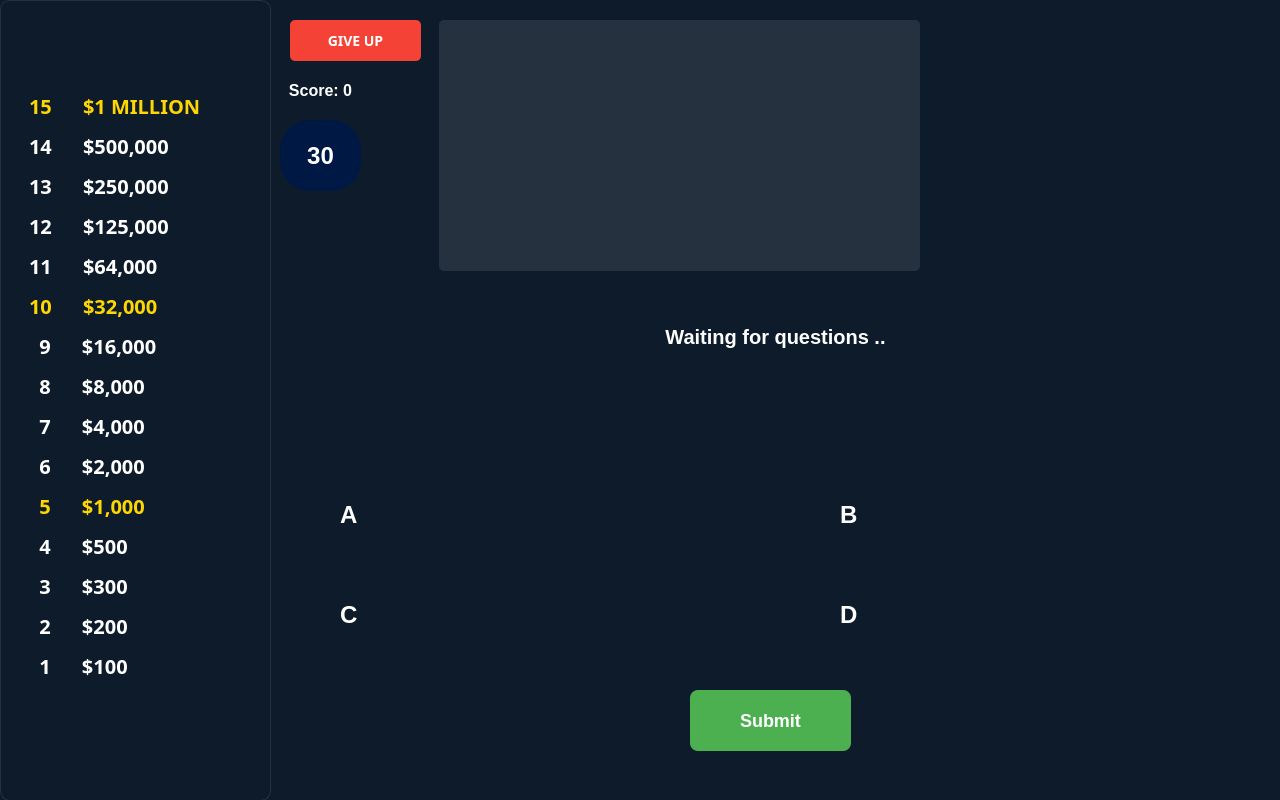
<?xml version="1.0" encoding="UTF-8"?>
<ui version="4.0">
 <class>GameScreen</class>
 <widget class="QWidget" name="GameScreen">
  <property name="geometry">
   <rect>
    <x>0</x>
    <y>0</y>
    <width>1280</width>
    <height>800</height>
   </rect>
  </property>
  <property name="minimumSize">
   <size>
    <width>1280</width>
    <height>800</height>
   </size>
  </property>
  <property name="windowTitle">
   <string>Form</string>
  </property>
  <property name="styleSheet">
   <string notr="true">  background-color: #0D1B2A;</string>
  </property>
  <widget class="QLabel" name="prizeLabel15">
   <property name="geometry">
    <rect>
     <x>20</x>
     <y>90</y>
     <width>241</width>
     <height>31</height>
    </rect>
   </property>
   <property name="font">
    <font>
     <family>Copperplate Gothic</family>
     <pointsize>-1</pointsize>
     <bold>true</bold>
    </font>
   </property>
   <property name="styleSheet">
    <string notr="true">     color: #FFD700;
     font-size: 20px;
     padding: 3px;
     font-weight: bold;
	background: transparent;</string>
   </property>
   <property name="text">
    <string>15      $1 MILLION</string>
   </property>
   <property name="alignment">
    <set>Qt::AlignmentFlag::AlignLeading|Qt::AlignmentFlag::AlignLeft|Qt::AlignmentFlag::AlignVCenter</set>
   </property>
  </widget>
  <widget class="QLabel" name="prizeLabel14">
   <property name="geometry">
    <rect>
     <x>20</x>
     <y>130</y>
     <width>241</width>
     <height>31</height>
    </rect>
   </property>
   <property name="font">
    <font>
     <family>Copperplate Gothic</family>
     <pointsize>-1</pointsize>
     <bold>true</bold>
    </font>
   </property>
   <property name="styleSheet">
    <string notr="true">     color: white;
     font-size: 20px;
     padding: 3px;
 background:transparent;
</string>
   </property>
   <property name="text">
    <string>14      $500,000</string>
   </property>
   <property name="alignment">
    <set>Qt::AlignmentFlag::AlignLeading|Qt::AlignmentFlag::AlignLeft|Qt::AlignmentFlag::AlignVCenter</set>
   </property>
  </widget>
  <widget class="QLabel" name="prizeLabel13">
   <property name="geometry">
    <rect>
     <x>20</x>
     <y>170</y>
     <width>241</width>
     <height>31</height>
    </rect>
   </property>
   <property name="font">
    <font>
     <family>Copperplate Gothic</family>
     <pointsize>-1</pointsize>
     <bold>true</bold>
    </font>
   </property>
   <property name="styleSheet">
    <string notr="true">     color: white;
     font-size: 20px;
     padding: 3px;
 background:transparent;
</string>
   </property>
   <property name="text">
    <string>13      $250,000</string>
   </property>
   <property name="alignment">
    <set>Qt::AlignmentFlag::AlignLeading|Qt::AlignmentFlag::AlignLeft|Qt::AlignmentFlag::AlignVCenter</set>
   </property>
  </widget>
  <widget class="QLabel" name="prizeLabel10">
   <property name="geometry">
    <rect>
     <x>20</x>
     <y>290</y>
     <width>241</width>
     <height>31</height>
    </rect>
   </property>
   <property name="font">
    <font>
     <family>Copperplate Gothic</family>
     <pointsize>-1</pointsize>
     <bold>true</bold>
    </font>
   </property>
   <property name="styleSheet">
    <string notr="true">     color: #FFD700;
     font-size: 20px;
     padding: 3px;
     font-weight: bold;
	background: transparent;</string>
   </property>
   <property name="text">
    <string>10      $32,000</string>
   </property>
   <property name="alignment">
    <set>Qt::AlignmentFlag::AlignLeading|Qt::AlignmentFlag::AlignLeft|Qt::AlignmentFlag::AlignVCenter</set>
   </property>
  </widget>
  <widget class="QLabel" name="prizeLabel12">
   <property name="geometry">
    <rect>
     <x>20</x>
     <y>210</y>
     <width>241</width>
     <height>31</height>
    </rect>
   </property>
   <property name="font">
    <font>
     <family>Copperplate Gothic</family>
     <pointsize>-1</pointsize>
     <bold>true</bold>
    </font>
   </property>
   <property name="styleSheet">
    <string notr="true">     color: white;
     font-size: 20px;
     padding: 3px;
 background:transparent;
</string>
   </property>
   <property name="text">
    <string>12      $125,000</string>
   </property>
   <property name="alignment">
    <set>Qt::AlignmentFlag::AlignLeading|Qt::AlignmentFlag::AlignLeft|Qt::AlignmentFlag::AlignVCenter</set>
   </property>
  </widget>
  <widget class="QLabel" name="prizeLabel11">
   <property name="geometry">
    <rect>
     <x>20</x>
     <y>250</y>
     <width>241</width>
     <height>31</height>
    </rect>
   </property>
   <property name="font">
    <font>
     <family>Copperplate Gothic</family>
     <pointsize>-1</pointsize>
     <bold>true</bold>
    </font>
   </property>
   <property name="styleSheet">
    <string notr="true">     color: white;
     font-size: 20px;
     padding: 3px;
 background:transparent;
</string>
   </property>
   <property name="text">
    <string>11      $64,000</string>
   </property>
   <property name="alignment">
    <set>Qt::AlignmentFlag::AlignLeading|Qt::AlignmentFlag::AlignLeft|Qt::AlignmentFlag::AlignVCenter</set>
   </property>
  </widget>
  <widget class="QLabel" name="prizeLabel6">
   <property name="geometry">
    <rect>
     <x>20</x>
     <y>450</y>
     <width>241</width>
     <height>31</height>
    </rect>
   </property>
   <property name="font">
    <font>
     <family>Copperplate Gothic</family>
     <pointsize>-1</pointsize>
     <bold>true</bold>
    </font>
   </property>
   <property name="styleSheet">
    <string notr="true">     color: white;
     font-size: 20px;
     padding: 3px;
 background:transparent;
</string>
   </property>
   <property name="text">
    <string>  6      $2,000</string>
   </property>
   <property name="alignment">
    <set>Qt::AlignmentFlag::AlignLeading|Qt::AlignmentFlag::AlignLeft|Qt::AlignmentFlag::AlignVCenter</set>
   </property>
  </widget>
  <widget class="QLabel" name="prizeLabel5">
   <property name="geometry">
    <rect>
     <x>20</x>
     <y>490</y>
     <width>241</width>
     <height>31</height>
    </rect>
   </property>
   <property name="font">
    <font>
     <family>Copperplate Gothic</family>
     <pointsize>-1</pointsize>
     <bold>true</bold>
    </font>
   </property>
   <property name="styleSheet">
    <string notr="true">     color: #FFD700;
     font-size: 20px;
     padding: 3px;
     font-weight: bold;
	background: transparent;</string>
   </property>
   <property name="text">
    <string>  5      $1,000</string>
   </property>
   <property name="alignment">
    <set>Qt::AlignmentFlag::AlignLeading|Qt::AlignmentFlag::AlignLeft|Qt::AlignmentFlag::AlignVCenter</set>
   </property>
  </widget>
  <widget class="QLabel" name="prizeLabel7">
   <property name="geometry">
    <rect>
     <x>20</x>
     <y>410</y>
     <width>241</width>
     <height>31</height>
    </rect>
   </property>
   <property name="font">
    <font>
     <family>Copperplate Gothic</family>
     <pointsize>-1</pointsize>
     <bold>true</bold>
    </font>
   </property>
   <property name="styleSheet">
    <string notr="true">     color: white;
     font-size: 20px;
     padding: 3px;
 background:transparent;
</string>
   </property>
   <property name="text">
    <string>  7      $4,000</string>
   </property>
   <property name="alignment">
    <set>Qt::AlignmentFlag::AlignLeading|Qt::AlignmentFlag::AlignLeft|Qt::AlignmentFlag::AlignVCenter</set>
   </property>
  </widget>
  <widget class="QLabel" name="prizeLabel9">
   <property name="geometry">
    <rect>
     <x>20</x>
     <y>330</y>
     <width>241</width>
     <height>31</height>
    </rect>
   </property>
   <property name="font">
    <font>
     <family>Copperplate Gothic</family>
     <pointsize>-1</pointsize>
     <bold>true</bold>
    </font>
   </property>
   <property name="styleSheet">
    <string notr="true">     color: white;
     font-size: 20px;
     padding: 3px;
 background:transparent;
</string>
   </property>
   <property name="text">
    <string>  9      $16,000</string>
   </property>
   <property name="alignment">
    <set>Qt::AlignmentFlag::AlignLeading|Qt::AlignmentFlag::AlignLeft|Qt::AlignmentFlag::AlignVCenter</set>
   </property>
  </widget>
  <widget class="QLabel" name="prizeLabel4">
   <property name="geometry">
    <rect>
     <x>20</x>
     <y>530</y>
     <width>241</width>
     <height>31</height>
    </rect>
   </property>
   <property name="font">
    <font>
     <family>Copperplate Gothic</family>
     <pointsize>-1</pointsize>
     <bold>true</bold>
    </font>
   </property>
   <property name="styleSheet">
    <string notr="true">     color: white;
     font-size: 20px;
     padding: 3px;
 background:transparent;
</string>
   </property>
   <property name="text">
    <string>  4      $500</string>
   </property>
   <property name="alignment">
    <set>Qt::AlignmentFlag::AlignLeading|Qt::AlignmentFlag::AlignLeft|Qt::AlignmentFlag::AlignVCenter</set>
   </property>
  </widget>
  <widget class="QLabel" name="prizeLabel8">
   <property name="geometry">
    <rect>
     <x>20</x>
     <y>370</y>
     <width>241</width>
     <height>31</height>
    </rect>
   </property>
   <property name="font">
    <font>
     <family>Copperplate Gothic</family>
     <pointsize>-1</pointsize>
     <bold>true</bold>
    </font>
   </property>
   <property name="styleSheet">
    <string notr="true">     color: white;
     font-size: 20px;
     padding: 3px;
 background:transparent;
</string>
   </property>
   <property name="text">
    <string>  8      $8,000</string>
   </property>
   <property name="alignment">
    <set>Qt::AlignmentFlag::AlignLeading|Qt::AlignmentFlag::AlignLeft|Qt::AlignmentFlag::AlignVCenter</set>
   </property>
  </widget>
  <widget class="QLabel" name="prizeLabel2">
   <property name="geometry">
    <rect>
     <x>20</x>
     <y>610</y>
     <width>241</width>
     <height>31</height>
    </rect>
   </property>
   <property name="font">
    <font>
     <family>Copperplate Gothic</family>
     <pointsize>-1</pointsize>
     <bold>true</bold>
    </font>
   </property>
   <property name="styleSheet">
    <string notr="true">     color: white;
     font-size: 20px;
     padding: 3px;
 background:transparent;
</string>
   </property>
   <property name="text">
    <string>  2      $200</string>
   </property>
   <property name="alignment">
    <set>Qt::AlignmentFlag::AlignLeading|Qt::AlignmentFlag::AlignLeft|Qt::AlignmentFlag::AlignVCenter</set>
   </property>
  </widget>
  <widget class="QLabel" name="prizeLabel1">
   <property name="geometry">
    <rect>
     <x>20</x>
     <y>650</y>
     <width>241</width>
     <height>31</height>
    </rect>
   </property>
   <property name="font">
    <font>
     <family>Copperplate Gothic</family>
     <pointsize>-1</pointsize>
     <bold>true</bold>
    </font>
   </property>
   <property name="styleSheet">
    <string notr="true">     color: white;
     font-size: 20px;
     padding: 3px;
 background:transparent;
</string>
   </property>
   <property name="text">
    <string>  1      $100</string>
   </property>
   <property name="alignment">
    <set>Qt::AlignmentFlag::AlignLeading|Qt::AlignmentFlag::AlignLeft|Qt::AlignmentFlag::AlignVCenter</set>
   </property>
  </widget>
  <widget class="QLabel" name="prizeLabel3">
   <property name="geometry">
    <rect>
     <x>20</x>
     <y>570</y>
     <width>241</width>
     <height>31</height>
    </rect>
   </property>
   <property name="font">
    <font>
     <family>Copperplate Gothic</family>
     <pointsize>-1</pointsize>
     <bold>true</bold>
    </font>
   </property>
   <property name="styleSheet">
    <string notr="true">     color: white;
     font-size: 20px;
     padding: 3px;
 background:transparent;
</string>
   </property>
   <property name="text">
    <string>  3      $300</string>
   </property>
   <property name="alignment">
    <set>Qt::AlignmentFlag::AlignLeading|Qt::AlignmentFlag::AlignLeft|Qt::AlignmentFlag::AlignVCenter</set>
   </property>
  </widget>
  <widget class="QPushButton" name="walkAwayButton">
   <property name="geometry">
    <rect>
     <x>290</x>
     <y>20</y>
     <width>131</width>
     <height>41</height>
    </rect>
   </property>
   <property name="font">
    <font>
     <family>Cascadia Code</family>
     <pointsize>-1</pointsize>
     <bold>true</bold>
    </font>
   </property>
   <property name="styleSheet">
    <string notr="true">     QPushButton {
       background-color: #F44336;
       color: white;
       font-size: 14px;
       font-weight: bold;
       padding: 10px 20px;
       border-radius: 5px;
       border: none;
     }
     QPushButton:hover {
       background-color: #D32F2F;
     }</string>
   </property>
   <property name="text">
    <string>GIVE UP</string>
   </property>
  </widget>
  <widget class="QLabel" name="timerLabel">
   <property name="geometry">
    <rect>
     <x>280</x>
     <y>120</y>
     <width>81</width>
     <height>71</height>
    </rect>
   </property>
   <property name="styleSheet">
    <string notr="true">     background-color: #001844;
     color: white;
     font-size: 24px;
     font-weight: bold;
     padding: 10px 20px;
     border-radius: 30px;
     min-width: 20px;</string>
   </property>
   <property name="text">
    <string>30</string>
   </property>
   <property name="alignment">
    <set>Qt::AlignmentFlag::AlignCenter</set>
   </property>
  </widget>
  <widget class="QLabel" name="scoreLabel">
   <property name="geometry">
    <rect>
     <x>260</x>
     <y>80</y>
     <width>121</width>
     <height>21</height>
    </rect>
   </property>
   <property name="styleSheet">
    <string notr="true">     color: white;
     font-size: 16px;
     font-weight: bold;
	background: transparent;</string>
   </property>
   <property name="text">
    <string>Score: 0</string>
   </property>
   <property name="alignment">
    <set>Qt::AlignmentFlag::AlignCenter</set>
   </property>
  </widget>
  <widget class="QPushButton" name="lifeline5050Button">
   <property name="geometry">
    <rect>
     <x>940</x>
     <y>20</y>
     <width>101</width>
     <height>61</height>
    </rect>
   </property>
   <property name="styleSheet">
    <string notr="true">     QPushButton {
       background-color: #FF9800;
       color: white;
       font-size: 12px;
       font-weight: bold;
       padding: 8px 15px;
       border-radius: 30px;
       border: none;
       min-width: 60px;
       min-height: 40px;
		background: transparent;
     }
     QPushButton:hover {
       background-color: #F57C00;
     }
     QPushButton:disabled {
	   border-radius: 30px;
       background-color: #555555;
       color: #888888;
     }</string>
   </property>
   <property name="text">
    <string/>
   </property>
   <property name="icon">
    <iconset>
     <normaloff>assets/lifeline_5050.png</normaloff>assets/lifeline_5050.png</iconset>
   </property>
   <property name="iconSize">
    <size>
     <width>100</width>
     <height>100</height>
    </size>
   </property>
  </widget>
  <widget class="QPushButton" name="lifelinePhoneButton">
   <property name="geometry">
    <rect>
     <x>1050</x>
     <y>20</y>
     <width>101</width>
     <height>61</height>
    </rect>
   </property>
   <property name="styleSheet">
    <string notr="true">     QPushButton {
       background-color: #FF9800;
       color: white;
       font-size: 12px;
       font-weight: bold;
       padding: 8px 15px;
       border-radius: 30px;
       border: none;
       min-width: 60px;
       min-height: 40px;
		background: transparent;
     }
     QPushButton:hover {
       background-color: #F57C00;
     }
     QPushButton:disabled {
	   border-radius: 30px;
       background-color: #555555;
       color: #888888;
     }</string>
   </property>
   <property name="text">
    <string/>
   </property>
   <property name="icon">
    <iconset>
     <normaloff>assets/lifeline_phone.png</normaloff>assets/lifeline_phone.png</iconset>
   </property>
   <property name="iconSize">
    <size>
     <width>100</width>
     <height>100</height>
    </size>
   </property>
  </widget>
  <widget class="QPushButton" name="lifelinAskButton">
   <property name="geometry">
    <rect>
     <x>1160</x>
     <y>20</y>
     <width>101</width>
     <height>61</height>
    </rect>
   </property>
   <property name="styleSheet">
    <string notr="true">     QPushButton {
       background-color: #FF9800;
       color: white;
       font-size: 12px;
       font-weight: bold;
       padding: 8px 15px;
       border-radius: 30px;
       border: none;
       min-width: 60px;
       min-height: 40px;
		background: transparent;
     }
     QPushButton:hover {
       background-color: #F57C00;
     }
     QPushButton:disabled {
	   border-radius: 30px;
       background-color: #555555;
       color: #888888;
     }</string>
   </property>
   <property name="text">
    <string/>
   </property>
   <property name="icon">
    <iconset>
     <normaloff>assets/lifeline_audience.png</normaloff>assets/lifeline_audience.png</iconset>
   </property>
   <property name="iconSize">
    <size>
     <width>100</width>
     <height>100</height>
    </size>
   </property>
  </widget>
  <widget class="QWidget" name="prizePanel" native="true">
   <property name="geometry">
    <rect>
     <x>0</x>
     <y>0</y>
     <width>271</width>
     <height>801</height>
    </rect>
   </property>
   <property name="styleSheet">
    <string notr="true">background: qlineargradient(x1:0, y1:0, x2:0, y2:1,
    stop:0 #0A0E1A,
    stop:0.2 #1A1A2E,
    stop:0.5 #16213E,
    stop:0.8 #0F1B2E,
    stop:1 #0A0E1A);
border-radius: 10px;
padding: 10px;
border: 1px solid rgba(255, 255, 255, 0.1);</string>
   </property>
  </widget>
  <widget class="QLabel" name="questionPanel">
   <property name="geometry">
    <rect>
     <x>270</x>
     <y>290</y>
     <width>1011</width>
     <height>131</height>
    </rect>
   </property>
   <property name="styleSheet">
    <string notr="true">background: transparent;
</string>
   </property>
   <property name="text">
    <string/>
   </property>
   <property name="pixmap">
    <pixmap>assets/quespan.png</pixmap>
   </property>
   <property name="scaledContents">
    <bool>true</bool>
   </property>
  </widget>
  <widget class="QLabel" name="questionLabel">
   <property name="geometry">
    <rect>
     <x>350</x>
     <y>300</y>
     <width>851</width>
     <height>101</height>
    </rect>
   </property>
   <property name="styleSheet">
    <string notr="true">     color: white;
     font-size: 20px;
     font-weight: bold;
     padding: 20px;
     background-color: #0F3460;
     border-radius: 10px;
     min-height: 50px;
	background: transparent;
</string>
   </property>
   <property name="text">
    <string>Waiting for questions ..</string>
   </property>
   <property name="alignment">
    <set>Qt::AlignmentFlag::AlignHCenter|Qt::AlignmentFlag::AlignTop</set>
   </property>
   <property name="wordWrap">
    <bool>true</bool>
   </property>
  </widget>
  <widget class="QLabel" name="answerA">
   <property name="geometry">
    <rect>
     <x>270</x>
     <y>470</y>
     <width>511</width>
     <height>91</height>
    </rect>
   </property>
   <property name="styleSheet">
    <string notr="true">background: transparent;
</string>
   </property>
   <property name="text">
    <string/>
   </property>
   <property name="pixmap">
    <pixmap>assets/quespan.png</pixmap>
   </property>
   <property name="scaledContents">
    <bool>true</bool>
   </property>
  </widget>
  <widget class="QLabel" name="answerB">
   <property name="geometry">
    <rect>
     <x>770</x>
     <y>470</y>
     <width>511</width>
     <height>91</height>
    </rect>
   </property>
   <property name="styleSheet">
    <string notr="true">background: transparent;
</string>
   </property>
   <property name="text">
    <string/>
   </property>
   <property name="pixmap">
    <pixmap>assets/quespan.png</pixmap>
   </property>
   <property name="scaledContents">
    <bool>true</bool>
   </property>
  </widget>
  <widget class="QLabel" name="answerC">
   <property name="geometry">
    <rect>
     <x>270</x>
     <y>570</y>
     <width>511</width>
     <height>91</height>
    </rect>
   </property>
   <property name="styleSheet">
    <string notr="true">background: transparent;
</string>
   </property>
   <property name="text">
    <string/>
   </property>
   <property name="pixmap">
    <pixmap>assets/quespan.png</pixmap>
   </property>
   <property name="scaledContents">
    <bool>true</bool>
   </property>
  </widget>
  <widget class="QLabel" name="answerD">
   <property name="geometry">
    <rect>
     <x>770</x>
     <y>570</y>
     <width>511</width>
     <height>91</height>
    </rect>
   </property>
   <property name="styleSheet">
    <string notr="true">background: transparent;
</string>
   </property>
   <property name="text">
    <string/>
   </property>
   <property name="pixmap">
    <pixmap>assets/quespan.png</pixmap>
   </property>
   <property name="scaledContents">
    <bool>true</bool>
   </property>
  </widget>
  <widget class="QPushButton" name="answerButtonA">
   <property name="geometry">
    <rect>
     <x>310</x>
     <y>490</y>
     <width>431</width>
     <height>50</height>
    </rect>
   </property>
   <property name="styleSheet">
    <string notr="true">     QPushButton {
       background-color: #1E88E5;
       color: white;
       font-size: 24px;
       font-weight: bold;
       padding: 15px 30px;
       border-radius: 10px;
       min-height: 20px;
       text-align: left;
		background: transparent;

     }
     QPushButton:hover {
		min-height: 20px;
       background-color: #1976D2;
     }
     QPushButton:disabled {
	    min-height: 20px;
       background-color: #555555;
       color: #888888;
     }</string>
   </property>
   <property name="text">
    <string>A</string>
   </property>
  </widget>
  <widget class="QPushButton" name="answerButtonB">
   <property name="geometry">
    <rect>
     <x>810</x>
     <y>490</y>
     <width>431</width>
     <height>50</height>
    </rect>
   </property>
   <property name="styleSheet">
    <string notr="true">     QPushButton {
       background-color: #1E88E5;
       color: white;
       font-size: 24px;
       font-weight: bold;
       padding: 15px 30px;
       border-radius: 10px;
       min-height: 20px;
       text-align: left;
		background: transparent;

     }
     QPushButton:hover {
		min-height: 20px;
       background-color: #1976D2;
     }
     QPushButton:disabled {
	    min-height: 20px;
       background-color: #555555;
       color: #888888;
     }</string>
   </property>
   <property name="text">
    <string>B</string>
   </property>
  </widget>
  <widget class="QPushButton" name="answerButtonC">
   <property name="geometry">
    <rect>
     <x>310</x>
     <y>590</y>
     <width>431</width>
     <height>50</height>
    </rect>
   </property>
   <property name="styleSheet">
    <string notr="true">     QPushButton {
       background-color: #1E88E5;
       color: white;
       font-size: 24px;
       font-weight: bold;
       padding: 15px 30px;
       border-radius: 10px;
       min-height: 20px;
       text-align: left;
		background: transparent;

     }
     QPushButton:hover {
		min-height: 20px;
       background-color: #1976D2;
     }
     QPushButton:disabled {
	    min-height: 20px;
       background-color: #555555;
       color: #888888;
     }</string>
   </property>
   <property name="text">
    <string>C</string>
   </property>
  </widget>
  <widget class="QPushButton" name="answerButtonD">
   <property name="geometry">
    <rect>
     <x>810</x>
     <y>590</y>
     <width>431</width>
     <height>50</height>
    </rect>
   </property>
   <property name="styleSheet">
    <string notr="true">     QPushButton {
       background-color: #1E88E5;
       color: white;
       font-size: 24px;
       font-weight: bold;
       padding: 15px 30px;
       border-radius: 10px;
       min-height: 20px;
       text-align: left;
		background: transparent;

     }
     QPushButton:hover {
		min-height: 20px;
       background-color: #1976D2;
     }
     QPushButton:disabled {
	    min-height: 20px;
       background-color: #555555;
       color: #888888;
     }</string>
   </property>
   <property name="text">
    <string>D</string>
   </property>
  </widget>
  <widget class="QPushButton" name="submitButton">
   <property name="geometry">
    <rect>
     <x>690</x>
     <y>690</y>
     <width>161</width>
     <height>61</height>
    </rect>
   </property>
   <property name="styleSheet">
    <string notr="true">     QPushButton {
       background-color: #4CAF50;
       color: white;
       font-size: 18px;
       font-weight: bold;
       padding: 15px 50px;
       border-radius: 8px;
       border: none;
     }
     QPushButton:hover {
       background-color: #45A049;
     }
     QPushButton:disabled {
       background-color: #555555;
     }</string>
   </property>
   <property name="text">
    <string>Submit</string>
   </property>
  </widget>
  <widget class="QLabel" name="lifelineResultLabel">
   <property name="geometry">
    <rect>
     <x>950</x>
     <y>110</y>
     <width>311</width>
     <height>161</height>
    </rect>
   </property>
   <property name="styleSheet">
    <string notr="true">     color: #FFD700;
     font-size: 16px;
     font-weight: bold;
     padding: 10px;
     background-color: rgba(255, 215, 0, 0.1);
     border-radius: 5px;
	background: transparent;</string>
   </property>
   <property name="text">
    <string/>
   </property>
   <property name="alignment">
    <set>Qt::AlignmentFlag::AlignHCenter|Qt::AlignmentFlag::AlignTop</set>
   </property>
   <property name="wordWrap">
    <bool>true</bool>
   </property>
  </widget>
  <widget class="QWidget" name="audiencePollWidget" native="true">
   <property name="geometry">
    <rect>
     <x>439</x>
     <y>20</y>
     <width>481</width>
     <height>251</height>
    </rect>
   </property>
   <property name="styleSheet">
    <string notr="true">     background-color: rgba(255, 255, 255, 0.1);
     border-radius: 5px;
     padding: 10px;</string>
   </property>
  </widget>
  <zorder>prizePanel</zorder>
  <zorder>prizeLabel14</zorder>
  <zorder>prizeLabel13</zorder>
  <zorder>prizeLabel10</zorder>
  <zorder>prizeLabel12</zorder>
  <zorder>prizeLabel11</zorder>
  <zorder>prizeLabel6</zorder>
  <zorder>prizeLabel5</zorder>
  <zorder>prizeLabel7</zorder>
  <zorder>prizeLabel9</zorder>
  <zorder>prizeLabel4</zorder>
  <zorder>prizeLabel8</zorder>
  <zorder>prizeLabel2</zorder>
  <zorder>prizeLabel1</zorder>
  <zorder>prizeLabel3</zorder>
  <zorder>walkAwayButton</zorder>
  <zorder>timerLabel</zorder>
  <zorder>scoreLabel</zorder>
  <zorder>lifeline5050Button</zorder>
  <zorder>lifelinePhoneButton</zorder>
  <zorder>lifelinAskButton</zorder>
  <zorder>prizeLabel15</zorder>
  <zorder>questionPanel</zorder>
  <zorder>questionLabel</zorder>
  <zorder>answerA</zorder>
  <zorder>answerB</zorder>
  <zorder>answerC</zorder>
  <zorder>answerD</zorder>
  <zorder>answerButtonA</zorder>
  <zorder>answerButtonB</zorder>
  <zorder>answerButtonC</zorder>
  <zorder>answerButtonD</zorder>
  <zorder>submitButton</zorder>
  <zorder>lifelineResultLabel</zorder>
  <zorder>audiencePollWidget</zorder>
 </widget>
 <resources/>
 <connections/>
</ui>
